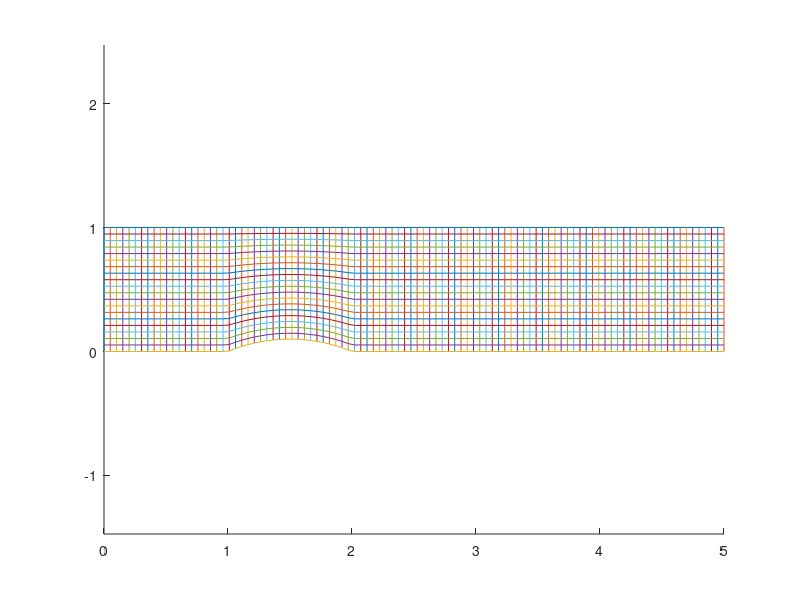

Recreate this plot in MATLAB.
function sit_GAMM
n1 = 100;
n2 = 20;

X = zeros(n1,n2);
Y = zeros(n1,n2);

x = linspace(0,5,n1);
for i = 1:n1
    X(i,1) = x(i);
    X(i,n2) = x(i);
    
    Y(i,1) = f(x(i));
    Y(i,n2) = 1;
    
    t = linspace(0,1,n2);
    for j = 2:n2-1
        X(i,j) = X(i,1) + (X(i,n2)-X(i,1))*t(j);
        Y(i,j) = Y(i,1) + (Y(i,n2)-Y(i,1))*t(j);
    end
end

PX = zeros(n1*n2,1);
PY = zeros(n1*n2,1);
Ip = zeros(n1,n2);
k = 1;
for i = 1:n1
    for j = 1:n2
        PX(k) = X(i,j);
        PY(k) = Y(i,j);
        Ip(i,j) = k;
        k = k + 1; 
    end
end

k = 1;
TP = zeros((n1-1)*(n2-1),4);
for i = 1:n1-1
    for j = 1:n2-1
        TP(k,:) = [Ip(i,j),Ip(i+1,j),Ip(i+1,j+1),Ip(i,j+1)];
        k = k + 1; 
    end
end

P = [PX,PY];
Q = TP;

save 'P' P
save 'Q' Q

figure
hold on;
for i = 1:length(X(:,1))
    plot(X(i,:),Y(i,:));
end
for j = 1:length(X(1,:))
    plot(X(:,j),Y(:,j));
end
axis equal;

function y = f(x)
y = 0;
h = 0.1;
R = (4*h^2+1)/(8*h);
if(x > 1 && x < 2)
    y = sqrt(R^2 - (x-3/2)^2) - R + h;
end

function y = nlinspace(a,b,n)
y = zeros(n,1);
for i = 1:n
    x = (i-1)/(n-1);
    y(i+1) = y(i) + 1-0.999*exp(-(3*x-1.31)^2/100);
end
y = y - min(y);
y = y/(max(y));
y = a + y*(b-a);



